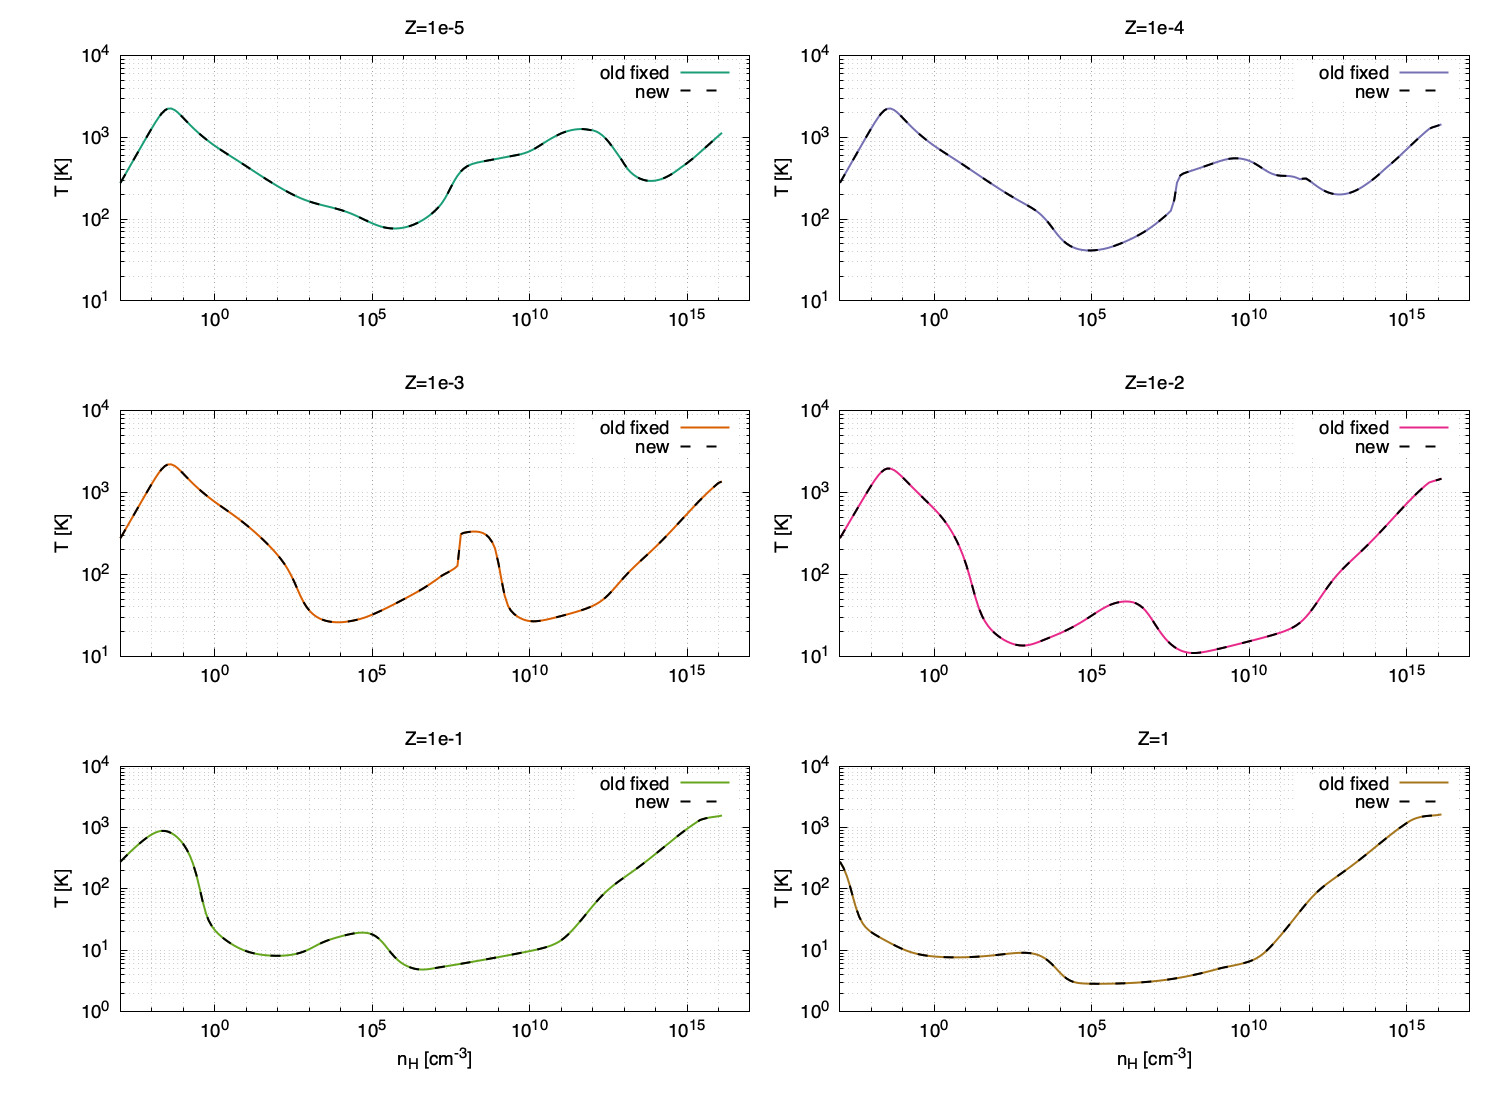

This figure's gnuplot source:
set terminal pngcairo size 1500,1100 enhanced font "Helvetica,14"
set output "figures/rho_T_pairs_metal_J0.png"

set multiplot layout 3,2 margins 0.08,0.98,0.08,0.95 spacing 0.06,0.10
set logscale xy
set format x "10^{%L}"
set format y "10^{%L}"
set grid xtics ytics mxtics mytics
set ylabel "T [K]"

set xlabel ""
set title "Z=1e-5"
plot "figures/rho_T_comparison_Z_1em5_J0.dat" using 1:2 with lines lw 2 lc rgb "#1b9e77" title "old fixed", \
     "" using 1:3 with lines lw 2 dt 2 lc rgb "#000000" title "new"

set xlabel ""
set title "Z=1e-4"
plot "figures/rho_T_comparison_Z_1em4_J0.dat" using 1:2 with lines lw 2 lc rgb "#7570b3" title "old fixed", \
     "" using 1:3 with lines lw 2 dt 2 lc rgb "#000000" title "new"

set xlabel ""
set title "Z=1e-3"
plot "figures/rho_T_comparison_Z_1em3_J0.dat" using 1:2 with lines lw 2 lc rgb "#d95f02" title "old fixed", \
     "" using 1:3 with lines lw 2 dt 2 lc rgb "#000000" title "new"

set xlabel ""
set title "Z=1e-2"
plot "figures/rho_T_comparison_Z_1em2_J0.dat" using 1:2 with lines lw 2 lc rgb "#e7298a" title "old fixed", \
     "" using 1:3 with lines lw 2 dt 2 lc rgb "#000000" title "new"

set xlabel "n_H [cm^{-3}]"
set title "Z=1e-1"
plot "figures/rho_T_comparison_Z_1em1_J0.dat" using 1:2 with lines lw 2 lc rgb "#66a61e" title "old fixed", \
     "" using 1:3 with lines lw 2 dt 2 lc rgb "#000000" title "new"

set xlabel "n_H [cm^{-3}]"
set title "Z=1"
plot "figures/rho_T_comparison_Z_1_J0.dat" using 1:2 with lines lw 2 lc rgb "#a6761d" title "old fixed", \
     "" using 1:3 with lines lw 2 dt 2 lc rgb "#000000" title "new"

unset multiplot
